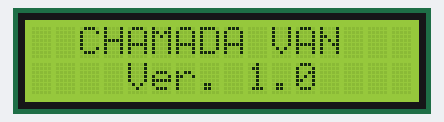
A program run on a simulated Arduino Uno, built with avr-gcc and run on an emulated ATmega328P. Parts: 16×2 character LCD.

Above: at 0.1 s.
At 4.7 s:
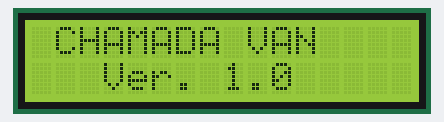
At 6.8 s:
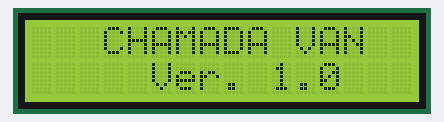
At 9.2 s:
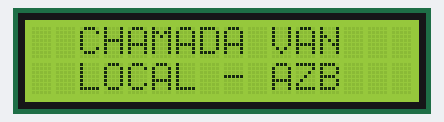
At 15.5 s:
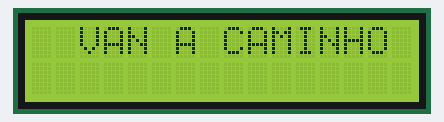
At 31.0 s:
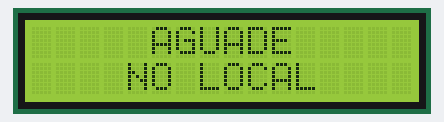

Measured:
- what the display in image 3 shows lasts 6.3 s, from 9.1 s to 15.4 s
- what the display in image 4 shows lasts 12.0 s, from 15.4 s to 27.4 s

The program:

main.cpp
```cpp
// (licence header left out)
/* Código para que seja enviado um sinal via placa xbee para outro dispositivo xbee
//que ao receber este sinal envia outro como resposta */

#include <SoftwareSerial.h> // Inclusão de biblioteca
#include <Arduino.h> // Inclusão de biblioteca
#include <LiquidCrystal_I2C.h>

LiquidCrystal_I2C lcd(0x27,2,1,0,4,5,6,7,3, POSITIVE); //ENDEREÇO DO I2C E DEMAIS INFORMAÇÕES


SoftwareSerial XBee(2, 3); // RX: Arduino pin 2, XBee pin DOUT.  TX:  Arduino pin 3, XBee pin DIN
#define pinbotao 10 // Botão definido na entrada digital 12

boolean estadobotao = false; // Definido estado da variavel estadodobotao tipo verdadeiro ou falsa
boolean estantbotao = false; // Definido estado da variavel estantbotão na variavel tipo verdadeiro ou falsa
boolean pisca = false; // Definido estado da variavel pisca tipo verdadeiro ou falsa

void mens_inicial(){
  // Função que mostra mensagen ao ligar o arduino
  lcd.setCursor(2,0);
  lcd.print("CHAMADA VAN");
  lcd.setCursor(4,1);
  lcd.print("Ver. 1.0");
  delay(3000);
  for (int posicao = 0; posicao < 5; posicao++)
  {
    lcd.scrollDisplayLeft(); // Rolagem para a esquerda
    delay(200);
  }
  for (int posicao = 0; posicao < 10; posicao++)
  {
    lcd.scrollDisplayRight(); //Rolagem para a direita
    delay(200);
  }
  for (int posicao = 0; posicao < 5; posicao++)
  {
    lcd.scrollDisplayLeft(); // Rolagem para a esquerda
    delay(200);
  }
delay(2000);
lcd.clear();
}

void mens_local(){
  lcd.setCursor(2,0);
  lcd.print("CHAMADA VAN");
  lcd.setCursor(2,1);
  lcd.print("LOCAL - AZB");
  delay(300);
}

void mens_chama_van(){
  lcd.clear();
  lcd.setCursor(2,0);
  lcd.print("CHAMANDO VAN");
  lcd.setCursor(4,1);
  lcd.print("AGUARDE...");
  lcd.noDisplay();
  delay(500);
  lcd.display();
  delay(500);
}

void mens_a_caminho(){
  lcd.clear();
  lcd.setCursor(2,0);
  lcd.print("VAN A CAMINHO");
  delay(12000);
  for (int posicao = 0; posicao < 5; posicao++)
  {
    lcd.scrollDisplayLeft(); // Rolagem para a esquerda
    delay(200);
  }
  for (int posicao = 0; posicao < 10; posicao++)
  {
    lcd.scrollDisplayRight(); //Rolagem para a direita
    delay(200);
  }
  for (int posicao = 0; posicao < 5; posicao++)
  {
    lcd.scrollDisplayLeft(); // Rolagem para a esquerda
    delay(100);
  }
  lcd.clear();
  lcd.setCursor(5,0);
  lcd.print("AGUADE");
  lcd.setCursor(4,1);
  lcd.print("NO LOCAL");
  delay(10000);
  for (int posicao = 0; posicao < 5; posicao++)
  {
    lcd.scrollDisplayLeft(); // Rolagem para a esquerda
    delay(200);
  }
  for (int posicao = 0; posicao < 10; posicao++)
  {
    lcd.scrollDisplayRight(); //Rolagem para a direita
    delay(200);
  }
  for (int posicao = 0; posicao < 5; posicao++)
  {
    lcd.scrollDisplayLeft(); // Rolagem para a esquerda
    delay(100);
  }

}

void setup()
{ // Código que será carregado ao ligar o arduino
  lcd.begin(16,2);
  lcd.setBacklight(HIGH);
  pinMode(pinbotao, INPUT); // Variavel pinbotao definida como entrada(INPUT)
  XBee.begin(9600); // Inicia o serial de leitura do xbee no BAUD RATE 9600
  //Serial.begin(9600); // Inicia o serial monitor no BAUD RATE 9600
  mens_inicial();
}

void loop()
{
  mens_local();
  delay(6000);
  //mens_chama_van();
  //delay(6000);
  mens_a_caminho();
  delay(6000);
  // Será repetido infinitamente pelo arduino
  XBee.available();  // Verifica se há algum xbee disponivel
  char c = XBee.read(); // Armazena na variavel c o sinal recebido
  //Serial.print(c);
  estadobotao = digitalRead(pinbotao); // estadobotao recebe o sinal do botão

  if (estadobotao == HIGH) // se o botão for pressionado
  {
    XBee.write('L');
    delay(500); // Manda um caracter 'L' para outro disposisivo
  }

  if (estadobotao && !estantbotao ) // Condição que compara o estado atual com o estado anterior do botão
  {
    pisca = !pisca; // troca o estaco da variavel pisca para true
  }

  if (c == 'l' && (pisca)) // Condição caso receba o caracter correto e o pisca for false
  {
    pisca = !pisca;
    delay(120000);
  }
   // Aqui digo que caso o botao seja acionado entrará em modo de pisca
  if (pisca ) // se a variavel pisca for true
  {
  }
  else
  {
  }

delay(200);
}
```
